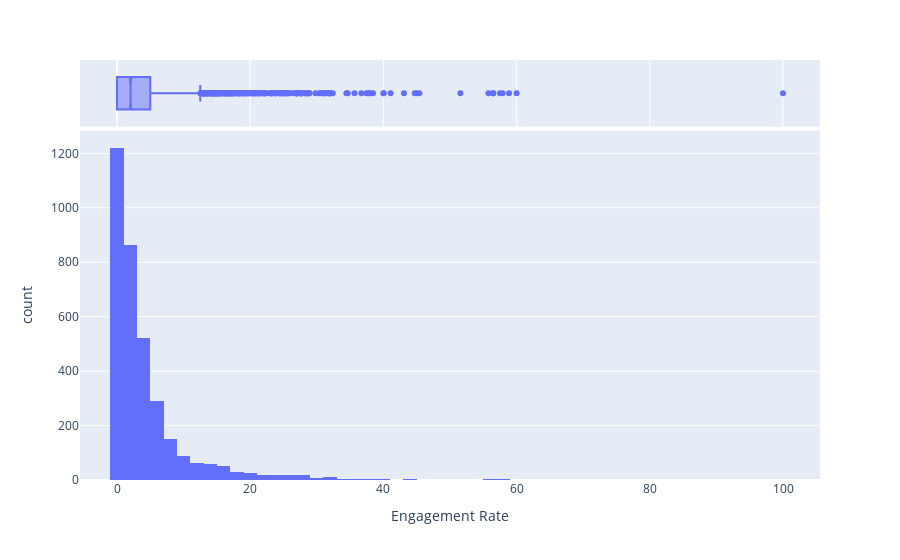

Notebook cell for this chart:
### Code cell
# plot the KDE of engagement rate
import plotly.express as px

fig = px.histogram(df, x=ENGAGEMENT_RATE, nbins=100, marginal='box')
fig.show()

### Figure 1 — Plotly figure (JSON) as saved in the notebook; plotly's stock layout.template omitted (floating-point values rounded to 4 significant figures; data arrays with more than 128 entries replaced by an {"elided": "..."} marker saying what was removed)
{"data": [{"alignmentgroup": "True", "bingroup": "x", "hovertemplate": "Engagement Rate=%{x}<br>count=%{y}<extra></extra>", "legendgroup": "", "marker": {"color": "#636efa", "pattern": {"shape": ""}}, "name": "", "nbinsx": 100, "offsetgroup": "", "orientation": "v", "showlegend": false, "type": "histogram", "x": {"elided": "3476 float values"}, "xaxis": "x", "yaxis": "y"}, {"alignmentgroup": "True", "hovertemplate": "Engagement Rate=%{x}<extra></extra>", "legendgroup": "", "marker": {"color": "#636efa"}, "name": "", "notched": true, "offsetgroup": "", "showlegend": false, "type": "box", "x": {"elided": "3476 float values"}, "xaxis": "x2", "yaxis": "y2"}], "layout": {"barmode": "relative", "legend": {"tracegroupgap": 0}, "margin": {"t": 60}, "xaxis": {"anchor": "y", "domain": [0, 1], "title": {"text": "Engagement Rate"}}, "xaxis2": {"anchor": "y2", "domain": [0, 1], "matches": "x", "showgrid": true, "showticklabels": false}, "yaxis": {"anchor": "x", "domain": [0, 0.8316], "title": {"text": "count"}}, "yaxis2": {"anchor": "x2", "domain": [0.8416, 1], "matches": "y2", "showgrid": false, "showline": false, "showticklabels": false, "ticks": ""}}}
